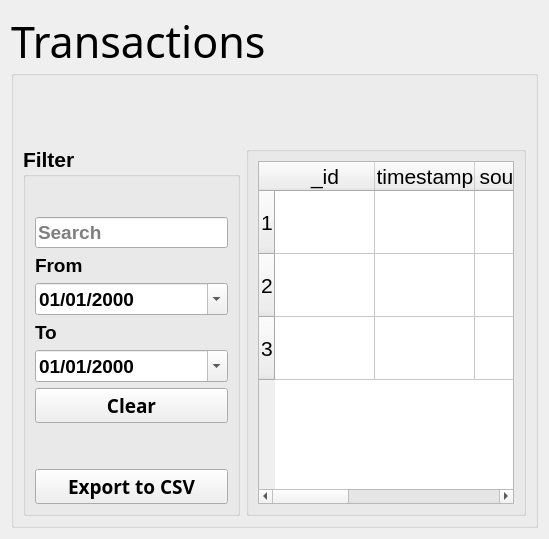
          <widget class="QWidget" name="pageTransactions_teller">
           <layout class="QGridLayout" name="gridLayout_14">
            <item row="0" column="2">
             <widget class="QGroupBox" name="groupBox">
              <property name="sizePolicy">
               <sizepolicy hsizetype="Expanding" vsizetype="Expanding">
                <horstretch>0</horstretch>
                <verstretch>0</verstretch>
               </sizepolicy>
              </property>
              <property name="font">
               <font>
                <family>Segoe UI Black</family>
                <pointsize>32</pointsize>
               </font>
              </property>
              <property name="title">
               <string>Transactions</string>
              </property>
              <layout class="QGridLayout" name="gridLayout_11">
               <property name="topMargin">
                <number>70</number>
               </property>
               <item row="0" column="0">
                <widget class="QGroupBox" name="groupBox_38">
                 <property name="font">
                  <font>
                   <family>Segoe UI</family>
                   <pointsize>16</pointsize>
                   <weight>75</weight>
                   <bold>true</bold>
                  </font>
                 </property>
                 <property name="title">
                  <string>Filter</string>
                 </property>
                 <layout class="QGridLayout" name="gridLayout_33">
                  <property name="topMargin">
                   <number>40</number>
                  </property>
                  <item row="6" column="0">
                   <spacer name="verticalSpacer_6">
                    <property name="orientation">
                     <enum>Qt::Vertical</enum>
                    </property>
                    <property name="sizeHint" stdset="0">
                     <size>
                      <width>20</width>
                      <height>40</height>
                     </size>
                    </property>
                   </spacer>
                  </item>
                  <item row="3" column="0">
                   <widget class="QLabel" name="label_24">
                    <property name="sizePolicy">
                     <sizepolicy hsizetype="Preferred" vsizetype="Preferred">
                      <horstretch>0</horstretch>
                      <verstretch>0</verstretch>
                     </sizepolicy>
                    </property>
                    <property name="font">
                     <font>
                      <family>Segoe UI</family>
                      <pointsize>14</pointsize>
                     </font>
                    </property>
                    <property name="text">
                     <string>To</string>
                    </property>
                   </widget>
                  </item>
                  <item row="4" column="0">
                   <widget class="QDateEdit" name="dateTo_teller">
                    <property name="sizePolicy">
                     <sizepolicy hsizetype="Preferred" vsizetype="Fixed">
                      <horstretch>0</horstretch>
                      <verstretch>0</verstretch>
                     </sizepolicy>
                    </property>
                    <property name="font">
                     <font>
                      <family>Segoe UI</family>
                      <pointsize>14</pointsize>
                     </font>
                    </property>
                    <property name="minimumDate">
                     <date>
                      <year>2000</year>
                      <month>1</month>
                      <day>1</day>
                     </date>
                    </property>
                    <property name="displayFormat">
                     <string>MM/dd/yyyy</string>
                    </property>
                    <property name="calendarPopup">
                     <bool>true</bool>
                    </property>
                   </widget>
                  </item>
                  <item row="0" column="0">
                   <widget class="QLineEdit" name="tellerWindow_transaction_search">
                    <property name="sizePolicy">
                     <sizepolicy hsizetype="Preferred" vsizetype="Fixed">
                      <horstretch>0</horstretch>
                      <verstretch>0</verstretch>
                     </sizepolicy>
                    </property>
                    <property name="font">
                     <font>
                      <family>Segoe UI</family>
                      <pointsize>14</pointsize>
                     </font>
                    </property>
                    <property name="placeholderText">
                     <string>Search</string>
                    </property>
                   </widget>
                  </item>
                  <item row="5" column="0">
                   <widget class="QPushButton" name="buttonClearTransactions_teller">
                    <property name="sizePolicy">
                     <sizepolicy hsizetype="Preferred" vsizetype="Fixed">
                      <horstretch>0</horstretch>
                      <verstretch>0</verstretch>
                     </sizepolicy>
                    </property>
                    <property name="font">
                     <font>
                      <family>Segoe UI Semibold</family>
                      <pointsize>14</pointsize>
                     </font>
                    </property>
                    <property name="text">
                     <string>Clear</string>
                    </property>
                   </widget>
                  </item>
                  <item row="1" column="0">
                   <widget class="QLabel" name="label_23">
                    <property name="sizePolicy">
                     <sizepolicy hsizetype="Preferred" vsizetype="Preferred">
                      <horstretch>0</horstretch>
                      <verstretch>0</verstretch>
                     </sizepolicy>
                    </property>
                    <property name="font">
                     <font>
                      <family>Segoe UI</family>
                      <pointsize>14</pointsize>
                     </font>
                    </property>
                    <property name="text">
                     <string>From</string>
                    </property>
                   </widget>
                  </item>
                  <item row="2" column="0">
                   <widget class="QDateEdit" name="dateFrom_teller">
                    <property name="sizePolicy">
                     <sizepolicy hsizetype="Preferred" vsizetype="Fixed">
                      <horstretch>0</horstretch>
                      <verstretch>0</verstretch>
                     </sizepolicy>
                    </property>
                    <property name="font">
                     <font>
                      <family>Segoe UI</family>
                      <pointsize>14</pointsize>
                     </font>
                    </property>
                    <property name="minimumDate">
                     <date>
                      <year>2000</year>
                      <month>1</month>
                      <day>1</day>
                     </date>
                    </property>
                    <property name="displayFormat">
                     <string>MM/dd/yyyy</string>
                    </property>
                    <property name="calendarPopup">
                     <bool>true</bool>
                    </property>
                   </widget>
                  </item>
                  <item row="7" column="0">
                   <widget class="QPushButton" name="exportToCSVButton_teller">
                    <property name="font">
                     <font>
                      <family>Segoe UI Semibold</family>
                      <pointsize>14</pointsize>
                      <weight>75</weight>
                      <bold>true</bold>
                     </font>
                    </property>
                    <property name="text">
                     <string>Export to CSV</string>
                    </property>
                   </widget>
                  </item>
                 </layout>
                </widget>
               </item>
               <item row="0" column="1">
                <widget class="QGroupBox" name="groupBox_39">
                 <property name="title">
                  <string/>
                 </property>
                 <layout class="QGridLayout" name="gridLayout_34">
                  <item row="0" column="0">
                   <widget class="QTableWidget" name="tellerWindow_transactions_table">
                    <property name="maximumSize">
                     <size>
                      <width>16777215</width>
                      <height>16777215</height>
                     </size>
                    </property>
                    <property name="font">
                     <font>
                      <family>Segoe UI</family>
                      <pointsize>16</pointsize>
                     </font>
                    </property>
                    <property name="layoutDirection">
                     <enum>Qt::LeftToRight</enum>
                    </property>
                    <property name="frameShadow">
                     <enum>QFrame::Plain</enum>
                    </property>
                    <property name="editTriggers">
                     <set>QAbstractItemView::NoEditTriggers</set>
                    </property>
                    <property name="selectionMode">
                     <enum>QAbstractItemView::SingleSelection</enum>
                    </property>
                    <property name="selectionBehavior">
                     <enum>QAbstractItemView::SelectRows</enum>
                    </property>
                    <attribute name="horizontalHeaderStretchLastSection">
                     <bool>true</bool>
                    </attribute>
                    <row>
                     <property name="text">
                      <string>1</string>
                     </property>
                    </row>
                    <row>
                     <property name="text">
                      <string>2</string>
                     </property>
                    </row>
                    <row>
                     <property name="text">
                      <string>3</string>
                     </property>
                    </row>
                    <column>
                     <property name="text">
                      <string>_id</string>
                     </property>
                    </column>
                    <column>
                     <property name="text">
                      <string>timestamp</string>
                     </property>
                    </column>
                    <column>
                     <property name="text">
                      <string>source_id</string>
                     </property>
                    </column>
                    <column>
                     <property name="text">
                      <string>destination_id</string>
                     </property>
                    </column>
                    <column>
                     <property name="text">
                      <string>amount</string>
                     </property>
                    </column>
                    <column>
                     <property name="text">
                      <string>description</string>
                     </property>
                    </column>
                    <item row="0" column="0">
                     <property name="text">
                      <string/>
                     </property>
                    </item>
                    <item row="0" column="1">
                     <property name="text">
                      <string/>
                     </property>
                    </item>
                    <item row="0" column="2">
                     <property name="text">
                      <string/>
                     </property>
                    </item>
                    <item row="0" column="4">
                     <property name="text">
                      <string/>
                     </property>
                    </item>
                    <item row="1" column="0">
                     <property name="text">
                      <string/>
                     </property>
                    </item>
                    <item row="1" column="1">
                     <property name="text">
                      <string/>
                     </property>
                    </item>
                    <item row="1" column="2">
                     <property name="text">
                      <string/>
                     </property>
                    </item>
                    <item row="1" column="4">
                     <property name="text">
                      <string/>
                     </property>
                    </item>
                   </widget>
                  </item>
                 </layout>
                </widget>
               </item>
              </layout>
             </widget>
            </item>
           </layout>
          </widget>
